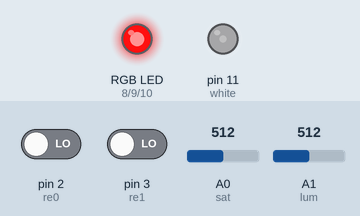
This sketch was run on a simulated Arduino Uno, built with avr-gcc and run on an emulated ATmega328P. On the bench: an RGB LED mixed from three pins (HIGH = lit), output pins drawn as LEDs (lit = HIGH). Inputs (shaded band) come from the test bench; at power-on: A1 (lum) = 512, A0 (sat) = 512, pin 2 (re0) LOW, pin 3 (re1) LOW.

Above: at 1.2 s.
1.3 s: A1 (lum) set to 716
At 2.5 s:
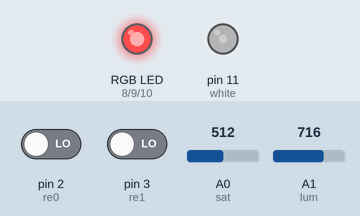
2.8 s: A0 (sat) set to 122
At 3.9 s:
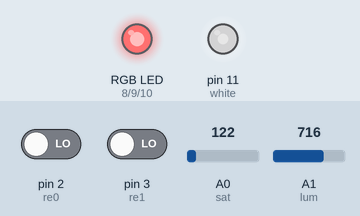
4.3 s: A0 (sat) set to 0
At 5.0 s:
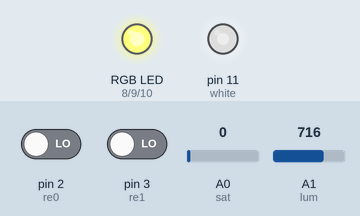
5.8 s: A1 (lum) set to 900
At 6.2 s:
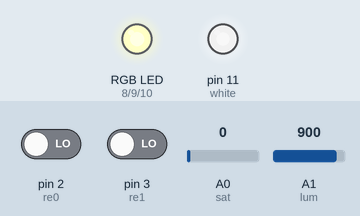
7.3 s: A0 (sat) set to 306
At 8.5 s:
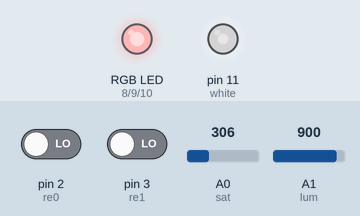
8.8 s: A1 (lum) set to 1023
At 9.6 s:
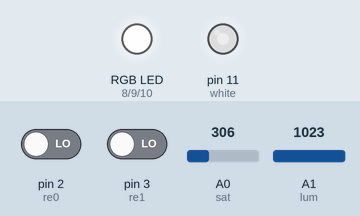
Timing chart, 0 to 11.3 s (numbered marks = the images above; inputs shaded):
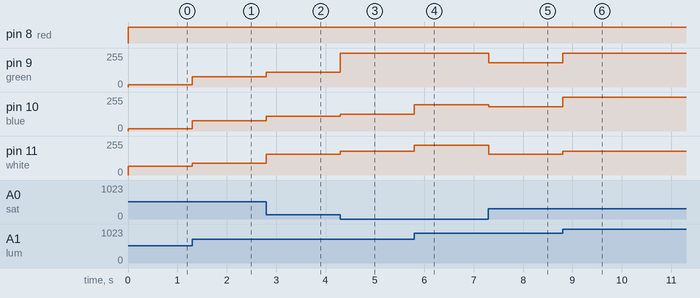

The sketch:

hue_sat.ino
```cpp
int red = 8;
int green = 9;
int blue = 10;
int white = 11;

int sat = 0;
int lum = 1;

int re0 = 2;
int re1 = 3;
int lastRE = -1;
int reVal = 0;

float h = 0;
float s = 1.0;
float l = 1.0;

int r = 0;
int g = 0;
int b = 0;

void setup()
{
  pinMode(red, OUTPUT);
  pinMode(green, OUTPUT);
  pinMode(blue, OUTPUT);
  pinMode(white, OUTPUT);

  pinMode(re0, INPUT);
  pinMode(re1, INPUT);

  //Serial.begin(9600);
}

void loop()
{
  updateRE();
  updateHSL();
  updateRGB();


  analogWrite(red, r);
  analogWrite(green, g);
  analogWrite(blue, b);

  analogWrite(white, round(l*(1.0-s)*255));
}

void updateRGB()
{
  float tempR;
  float tempG;
  float tempB;

    if(s == 0)
    {
      //Serial.println("grey");
      tempR = 1;
      tempG = 1;
      tempB = l;
    }
    else
    {
        float q = l < 0.5 ? l * (1.0 + s) : l + s - l * s;
        float p = 2.0 * l - q;
        tempR = hue2rgb(p, q, h + 1.0/3.0);
        tempG = hue2rgb(p, q, h);
        tempB = hue2rgb(p, q, h - 1.0/3.0);

        //Serial.println(String(tempR) + ", " + String(tempG) + ", " + String(tempB));
    }

    r = round(tempR * tempR * 255);
    g = round(tempG * tempG * 255);
    b = round(tempB * tempB * 255);
}

float hue2rgb(float p, float q, float t)
{
  if(t < 0.0) t += 1.0;
  if(t > 1.0) t -= 1.0;
  if(t < 1.0/6.0) return p + (q - p) * 6.0 * t;
  if(t < 1.0/2.0) return q;
  if(t < 2.0/3.0) return p + (q - p) * (2.0/3.0 - t) * 6.0;
  return p;
}

void updateHSL()
{
  h = float(reVal % 36) / 36.0;
  s = analogRead(sat) / 1024.0;
  l = analogRead(lum) / 1024.0;
}

void updateRE()
{
  int newRE = digitalRead(re0) + digitalRead(re1)*2;

  if(lastRE != newRE)
  {
    if(lastRE == 3)
    {
      if(newRE == 1)
      {
        reVal--;
      }
      else
      {
        reVal++;
      }
    }

    lastRE = newRE;
  }
}
```

Measured:
- after the input at 1.3 s, pin 9 (green), pin 10 (blue): 16/255 → 77/255 at once; pin 11 (white): 64/255 → 89/255 at once
- after the input at 2.8 s, pin 9 (green), pin 10 (blue): 77/255 → 112/255 at once; pin 11 (white): 89/255 → 157/255 at once
- after the input at 4.3 s, pin 9 (green): 112/255 → 255/255 at once; pin 10 (blue): 112/255 → 125/255 at once; pin 11 (white): 157/255 → 178/255 at once
- after the input at 5.8 s, pin 10 (blue): 125/255 → 197/255 at once; pin 11 (white): 178/255 → 224/255 at once
- after the input at 7.3 s, pin 9 (green): 255/255 → 181/255 at once; pin 10 (blue): 197/255 → 181/255 at once; pin 11 (white): 224/255 → 157/255 at once
- after the input at 8.8 s, pin 9 (green), pin 10 (blue): 181/255 → 254/255 at once; pin 11 (white): 157/255 → 179/255 at once
